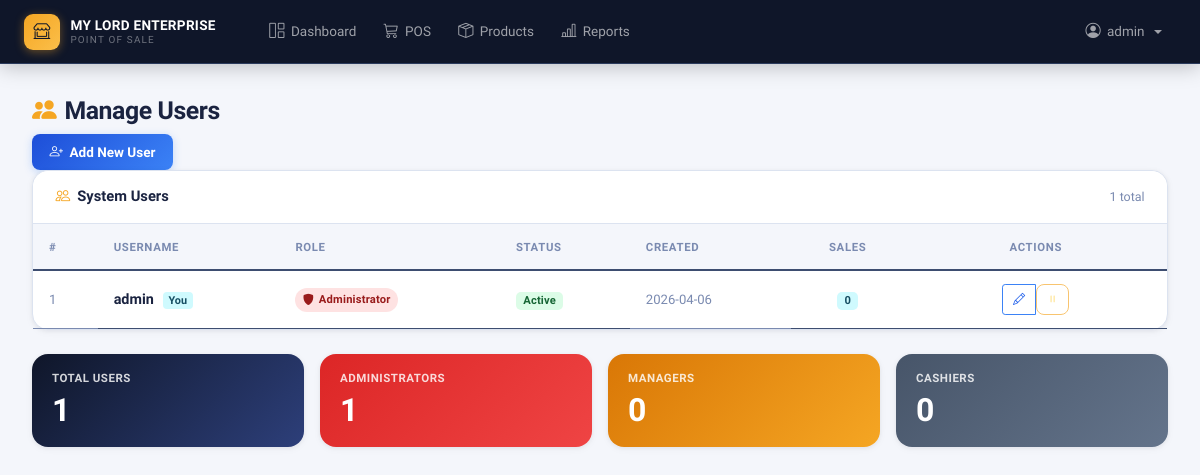
The page /auth/users (signed in) on the database as committed earlier.
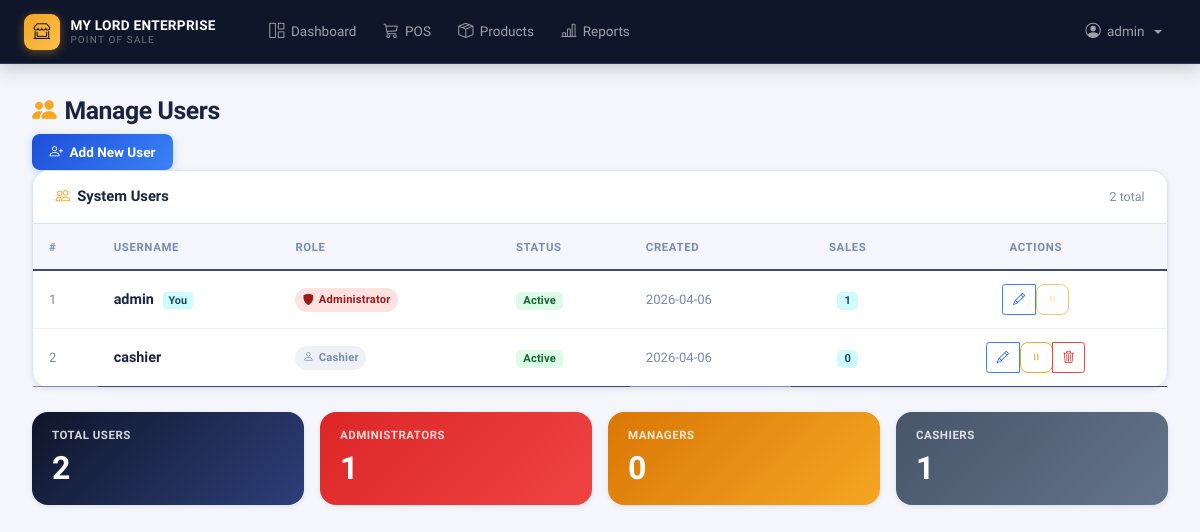
The same page on the database as committed later.
### app/models.py (models this page shows, shortened)
class User(UserMixin, db.Model):
    id = db.Column(db.Integer, primary_key=True)
    username = db.Column(db.String(80), unique=True, nullable=False)
    password_hash = db.Column(db.String(500))
    role = db.Column(db.String(20), nullable=False, default='cashier')  # admin, manager, cashier
    created_at = db.Column(db.DateTime, default=datetime.utcnow)
    is_active = db.Column(db.Boolean, default=True, nullable=False)
    is_temporary_password = db.Column(db.Boolean, default=False, nullable=False)
    password_reset_token = db.Column(db.String(100), nullable=True)
    password_reset_expires = db.Column(db.DateTime, nullable=True)
    must_change_password = db.Column(db.Boolean, default=False, nullable=False)
    last_password_change = db.Column(db.DateTime, nullable=True)
    sales = db.relationship('Sale', backref='clerk', lazy=True)
    expenses = db.relationship('Expense', backref='user', lazy=True)
    def needs_password_change(self):
        return self.must_change_password or self.is_temporary_password
    def is_admin(self):
        return self.role == 'admin'
    def is_manager(self):
        return self.role in ['admin', 'manager']

### app/auth.py (the view)
@bp.route('/users')
@login_required
@admin_required
def manage_users():
    page = request.args.get('page', 1, type=int)
    per_page = 10
    users = User.query.paginate(
        page=page,
        per_page=per_page,
        error_out=False
    )
    return render_template('auth/manage_users.html', users=users)

### app/templates/auth/manage_users.html (shortened to what the changed rows need)
{% extends "base.html" %}
{% block content %}
<div class="page-header-bar">
    <h2 class="page-title">
        <i class="bi bi-people-fill"></i> Manage Users
    </h2>
</div>
<div class="card">
    <div class="card-header d-flex justify-content-between align-items-center">
        <h5><i class="bi bi-people"></i> System Users</h5>
        <span style="font-size:0.78rem;color:var(--text-muted)">{{ users.total }} total</span>
    </div>
    <div class="card-body p-0">
        {% if users.items %}
        <div class="table-responsive">
            <table class="table table-hover mb-0">
                <thead>
                    <tr>
                        <th>#</th>
                        <th>Username</th>
                        <th>Role</th>
                        <th>Status</th>
                        <th>Created</th>
                        <th class="text-center">Sales</th>
                        <th class="text-center" style="min-width:160px">Actions</th>
                    </tr>
                </thead>
                <tbody>
                    {% for user in users.items %}
                    <tr>
                        <td style="font-size:0.82rem;color:var(--text-muted)">{{ loop.index + (users.page - 1) * users.per_page }}</td>
                        <td>
                            <div style="font-weight:700;color:var(--text-primary);font-size:0.9rem">
                                {{ user.username }}
                                {% if user.id == current_user.id %}
                                <span class="you-tag">You</span>
                                {% endif %}
                            </div>
                        </td>
                        <td>
                            {% if user.role == 'admin' %}
                                <span class="role-chip rc-admin"><i class="bi bi-shield-fill"></i> Administrator</span>
                            {% elif user.role == 'manager' %}
                                <span class="role-chip rc-manager"><i class="bi bi-star-fill"></i> Manager</span>
                            {% else %}
                                <span class="role-chip rc-cashier"><i class="bi bi-person"></i> Cashier</span>
                            {% endif %}
                        </td>
                        <td>
                            {% if user.is_active is defined %}
                                <span class="badge {{ 'bg-success' if user.is_active else 'bg-secondary' }}">
                                    {{ 'Active' if user.is_active else 'Inactive' }}
                                </span>
                            {% else %}
                                <span class="badge bg-success">Active</span>
                            {% endif %}
                        </td>
                        <td style="font-size:0.82rem;color:var(--text-muted)">
                            {% if user.created_at %}{{ user.created_at.strftime('%Y-%m-%d') }}{% else %}—{% endif %}
                        </td>
                        <td class="text-center">
                            <span class="badge bg-info">{{ user.sales|length if user.sales else 0 }}</span>
                        </td>
                        <td class="text-center action-cell">
                            <div class="btn-group btn-group-sm">
                                <a href="{{ url_for('auth.edit_user', user_id=user.id) }}"
                                   class="btn btn-outline-primary" title="Edit User">
                                    <i class="bi bi-pencil"></i>
                                </a>
                                {% if user.is_active is defined %}
                                <form method="POST" action="{{ url_for('auth.toggle_user_status', user_id=user.id) }}" class="d-inline" id="toggleForm{{ user.id }}">
                                    <button type="button"
                                            class="btn btn-outline-warning"
                                            title="{{ 'Deactivate' if user.is_active else 'Activate' }} User"
                                            onclick="confirmToggle({{ user.id }}, '{{ 'Deactivate' if user.is_active else 'Activate' }}')"
                                            {% if user.id == current_user.id %}disabled{% endif %}>
                                        <i class="bi bi-{{ 'pause' if user.is_active else 'play' }}"></i>
                                    </button>
                                </form>
                                {% endif %}
                                {% if user.id != current_user.id %}
                                <a href="{{ url_for('auth.confirm_delete_user', user_id=user.id) }}"
                                   class="btn btn-outline-danger" title="Delete User">
                                    <i class="bi bi-trash3"></i>
                                </a>
                                {% endif %}
                            </div>
                        </td>
                    </tr>
                    {% endfor %}
                </tbody>
            </table>
        </div>
        {% endif %}
    </div>
</div>
<div class="summary-strip">
    <div class="sum-card sc-navy">
        <h6>Total Users</h6>
        <h3>{{ users.total }}</h3>
    </div>
    <div class="sum-card sc-slate">
        <h6>Cashiers</h6>
        <h3>{{ users.items | selectattr('role', 'equalto', 'cashier') | list | length }}</h3>
    </div>
</div>
{% endblock %}

### app/templates/base.html (shortened to what this page needs)
<!DOCTYPE html>
<html lang="en">
<head>
    <link href="{{ url_for('static', filename='css/bootstrap.min.css') }}" rel="stylesheet">
    <link rel="stylesheet" href="{{ url_for('static', filename='css/bootstrap-icons.css') }}">
    <link rel="stylesheet" href="{{ url_for('static', filename='css/animations.css') }}">
</head>
<body>
    <nav class="navbar navbar-expand-lg navbar-dark">
        <div class="container">
            <a class="navbar-brand" href="{{ url_for('main.index') }}">
                <div class="brand-icon"><i class="bi bi-shop-window"></i></div>
                <div class="brand-text">
                    <span class="brand-main">MY LORD ENTERPRISE</span>
                    <span class="brand-sub">Point of Sale</span>
                </div>
            </a>
            {% if current_user.is_authenticated %}
            <div class="collapse navbar-collapse" id="navbarNav">
                <ul class="navbar-nav ms-4 me-auto">
                    <li class="nav-item">
                        <a class="nav-link" href="{{ url_for('main.index') }}">
                            <i class="bi bi-grid-1x2"></i> Dashboard
                        </a>
                    </li>
                    <li class="nav-item">
                        <a class="nav-link" href="{{ url_for('pos.pos_page') }}">
                            <i class="bi bi-cart3"></i> POS
                        </a>
                    </li>
                    {% if current_user.is_manager() %}
                    <li class="nav-item">
                        <a class="nav-link" href="{{ url_for('products.list_products') }}">
                            <i class="bi bi-box-seam"></i> Products
                        </a>
                    </li>
                    <li class="nav-item">
                        <a class="nav-link" href="{{ url_for('reports.sales_reports') }}">
                            <i class="bi bi-bar-chart-line"></i> Reports
                        </a>
                    </li>
                    {% endif %}
                </ul>
                <ul class="navbar-nav">
                    <li class="nav-item dropdown">
                        <a class="nav-link dropdown-toggle" href="#" role="button" data-bs-toggle="dropdown">
                            <i class="bi bi-person-circle"></i>
                            {{ current_user.username }}
                        </a>
                    </li>
                </ul>
            </div>
            {% endif %}
        </div>
    </nav>
    <div class="container-fluid">
        {% block content %}{% endblock %}
    </div>
</body>
</html>

Rows that differ between the two databases and show on the page:
computed for User "admin": sales|length "0" → "1"
added User: username "cashier", role "cashier" (drawn), is_active "Active", created_at "2026-04-06", sales|length "0"
Other text that changed with them:
{{ users.total }}: "1" → "2"
{{ users.items | selectattr('role', 'equalto', 'cashier') | list | length }}: "0" → "1"
